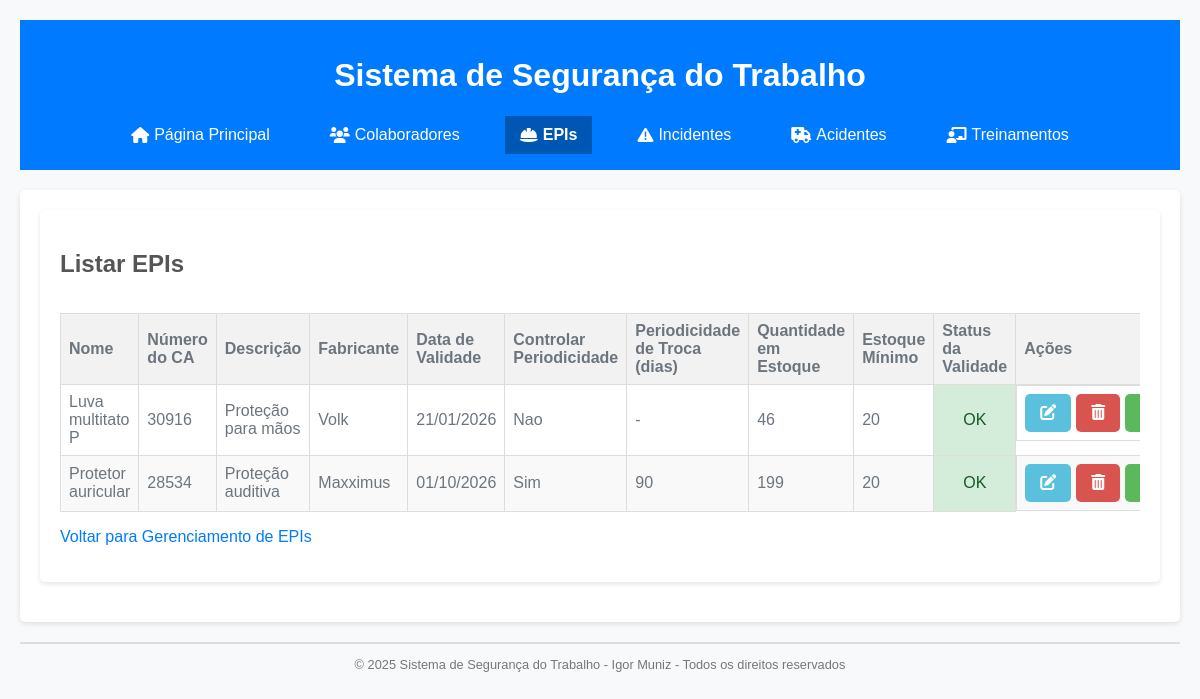
Before: /listar_epis with the older database file.
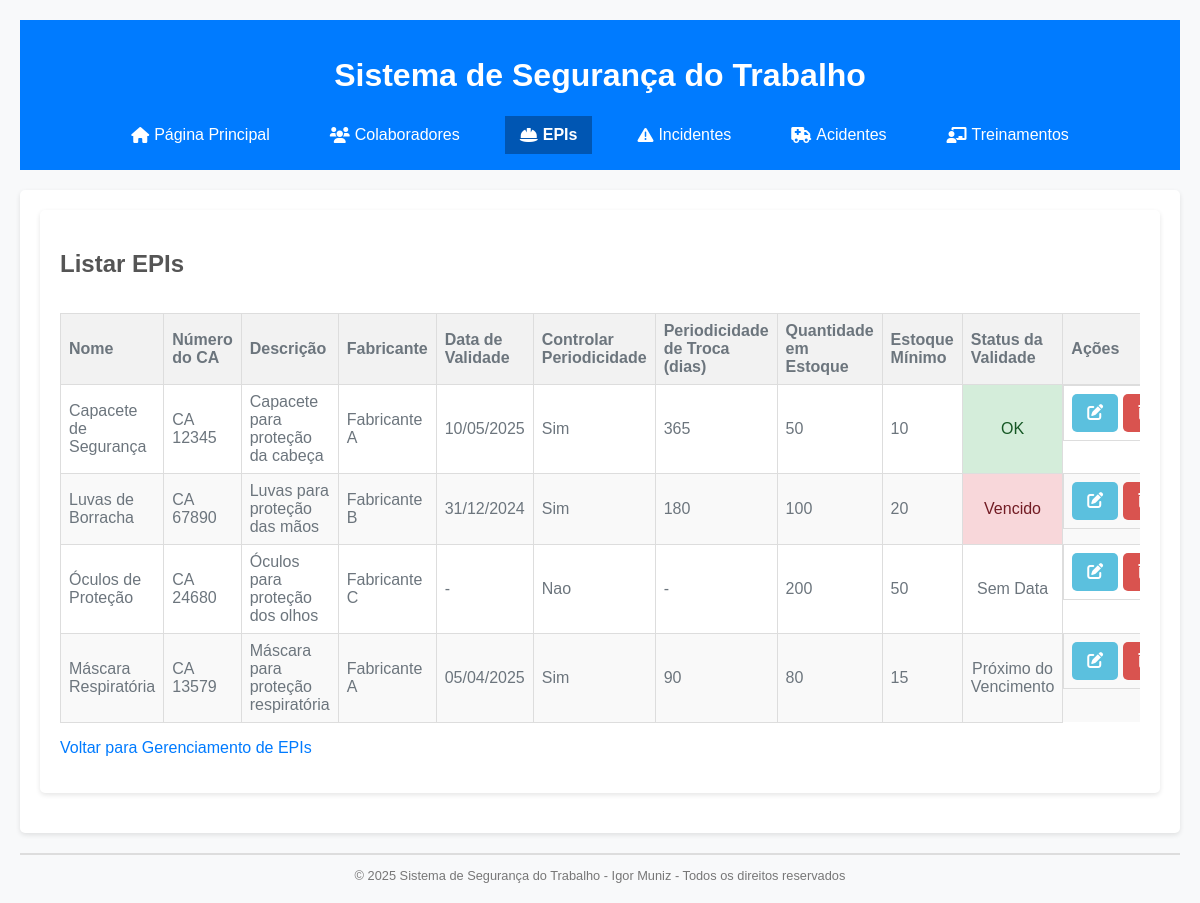
After: the same page with the newer database file.
### tables this page shows
CREATE TABLE epis (
    id INTEGER PRIMARY KEY AUTOINCREMENT,
    nome TEXT NOT NULL UNIQUE,
    ca TEXT,
    descricao TEXT NOT NULL,
    fabricante TEXT,
    data_validade TEXT,
    controlar_periodicidade TEXT NOT NULL DEFAULT 'Nao',
    periodicidade_troca INTEGER,
    quantidade_estoque INTEGER NOT NULL DEFAULT 0,
    estoque_minimo INTEGER NOT NULL DEFAULT 0
);

### app.py (the view)
@app.route('/listar_epis')
def listar_epis():
    db = get_db()
    epis = db.execute("SELECT * FROM epis").fetchall()
    hoje = datetime.now().date()  # Obtém a data atual
    epis_com_status = []  # Lista para armazenar os EPIs com o status de validade
    for epi in epis:
        epi_dict = dict(epi)  # Converte o sqlite3.Row para um dicionário
        if epi_dict['data_validade']:
            data_validade = datetime.strptime(epi_dict['data_validade'], '%Y-%m-%d').date()
            dias_para_vencer = (data_validade - hoje).days
            if dias_para_vencer <= 0:
                epi_dict['status_validade'] = 'Vencido'
            elif dias_para_vencer <= 30:
                epi_dict['status_validade'] = 'Próximo do Vencimento'
            else:
                epi_dict['status_validade'] = 'OK'
            epi_dict['data_validade'] = formatar_data(epi_dict['data_validade'])
        else:
            epi_dict['status_validade'] = 'Sem Data'  # Ou outro valor padrão, se preferir
        epis_com_status.append(epi_dict)  # Adiciona o dicionário à lista
    return render_template('listar_epis.html', epis=epis_com_status)

### app.py (called while the page is built)
def formatar_data(data):
    if data:
        data_obj = datetime.strptime(data, '%Y-%m-%d').date()
        return data_obj.strftime('%d/%m/%Y')
    return None

### database.py (called while the page is built)
def get_db():
    db = sqlite3.connect(DATABASE)
    db.row_factory = sqlite3.Row  # Isso permite acessar as colunas por nome
    return db

### templates/listar_epis.html (shortened to what this page needs)
{% extends 'base.html' %}
{% block content %}
<section class="list-section">
    <h1>
        Listar EPIs
    </h1>
    {% if epis %}
    <div class="table-container">
        <table>
            <thead>
                <tr>
                    <th>
                        Nome
                    </th>
                    <th>
                        Número do CA
                    </th>
                    <th>
                        Descrição
                    </th>
                    <th>
                        Fabricante
                    </th>
                    <th>
                        Data de Validade
                    </th>
                    <th>
                        Controlar Periodicidade
                    </th>
                    <th>
                        Periodicidade de Troca (dias)
                    </th>
                    <th>
                        Quantidade em Estoque
                    </th>
                    <th>
                        Estoque Mínimo
                    </th>
                    <th>
                        Status da Validade
                    </th>
                    <th>
                        Ações
                    </th>
                </tr>
            </thead>
            <tbody>
                {% for epi in epis %}
                <tr>
                    <td>
                        {{ epi['nome'] }}
                    </td>
                    <td>
                        {{ epi['ca'] or '-' }}
                    </td>
                    <td>
                        {{ epi['descricao'] }}
                    </td>
                    <td>
                        {{ epi['fabricante'] or '-' }}
                    </td>
                    <td>
                        {{ epi['data_validade'] or '-' }}
                    </td>
                    <td>
                        {{ epi['controlar_periodicidade'] }}
                    </td>
                    <td>
                        {{ epi['periodicidade_troca'] or '-' }}
                    </td>
                    <td>
                        {{ epi['quantidade_estoque'] }}
                    </td>
                    <td>
                        {{ epi['estoque_minimo'] }}
                    </td>
                    <td class="status-validade {{ epi['status_validade']|lower }}">
                        {{ epi['status_validade'] }}
                    </td>
                    <td class="action-buttons">
                        <a href="/editar_epi/{{ epi['id'] }}" class="action-button edit-button">
                            <i class="fas fa-edit"></i>
                        </a>
                        <a href="/excluir_epi/{{ epi['id'] }}" class="action-button delete-button">
                            <i class="fas fa-trash-alt"></i>
                        </a>
                        <a href="/historico_epi/{{ epi['id'] }}" class="action-button history-button">
                        </a>
                    </td>
                </tr>
                {% endfor %}
            </tbody>
        </table>
    </div>
    {% else %}
    <p>
        Não há EPIs para exibir.
    </p>
    {% endif %}
    <p>
        <a href="/epis">
            Voltar para Gerenciamento de EPIs
        </a>
    </p>
</section>
{% endblock %}

### templates/base.html (shortened to what this page needs)
<!DOCTYPE html>
<html lang="pt-br">
<head>
    <link rel="stylesheet" href="{{ url_for('static', filename='style.css') }}">
    <link rel="stylesheet" href="https://cdnjs.cloudflare.com/ajax/libs/font-awesome/6.0.0/css/all.min.css"
 />
    <link href="https://cdn.jsdelivr.net/npm/select2@4.1.0-rc.0/dist/css/select2.min.css" rel="stylesheet" />
</head>
<body>
    <header>
        <h1>Sistema de Segurança do Trabalho</h1>
        <nav>
            <ul>
                <li>
                    <a href="/" class="nav-item {% if request.path == '/' %}active{% endif %}">
                        <i class="fas fa-home"></i>
                        Página Principal
                    </a>
                </li>
                <li>
                    <a href="/colaboradores"
                        class="nav-item {% if request.path == '/colaboradores' or request.path == '/cadastrar_colaborador' or request.path == '/listar_colaboradores' or request.path == '/editar_colaborador' %}active{% endif %}">
                        <i class="fas fa-users"></i>
                        Colaboradores
                    </a>
                </li>
                <li>
                    <a href="/epis"
                        class="nav-item {% if request.path == '/epis' or request.path == '/cadastrar_epi' or request.path == '/listar_epis' or request.path == '/editar_epi' or request.path == '/entregar_epi' or request.path == '/listar_entregas_epi' or request.path == '/entrada_epi' %}active{% endif %}">
                        <i class="fas fa-hard-hat"></i>
                        EPIs
                    </a>
                </li>
                <li>
                    <a href="/incidentes" class="nav-item {% if request.path == '/incidentes' %}active{% endif %}">
                        <i class="fas fa-exclamation-triangle"></i>
                        Incidentes
                    </a>
                </li>
                <li>
                    <a href="/acidentes" class="nav-item {% if request.path == '/acidentes' %}active{% endif %}">
                        <i class="fas fa-ambulance"></i>
                        Acidentes
                    </a>
                </li>
                <li>
                    <a href="/treinamentos" class="nav-item {% if request.path == '/treinamentos' %}active{% endif %}">
                        <i class="fas fa-chalkboard-teacher"></i>
                        Treinamentos
                    </a>
                </li>
            </ul>
        </nav>
    </header>
    <main>
        {% block content %}{% endblock %}
    </main>
    <footer>
        <hr>
        <p>&copy; 2025 Sistema de Segurança do Trabalho - Igor Muniz - Todos os direitos reservados</p>
    </footer>
</body>
</html>

### static/style.css (style rules this page uses)
body { font-family: sans-serif; margin: 20px; background-color: #f8f9fa; color: #6c757d; }
hr { border: 1px solid #ddd; margin: 1em 0; }
a { color: #007bff; text-decoration: none; transition: color 0.3s ease; }
header { background-color: #007bff; color: #fff; padding: 1em 0; text-align: center; margin-bottom: 20px; }
nav ul { list-style: none; padding: 0; margin: 0; display: flex; justify-content: center; }
nav ul li { margin: 0 15px; }
nav ul li a { color: #fff; text-decoration: none; padding: 10px 15px; transition: background-color 0.3s ease; display: flex; align-items: center; gap: 5px; }
nav ul li a.active { background-color: #0056b3; font-weight: bold; }
main, .form-section, .list-section { background-color: #fff; padding: 20px; border-radius: 5px; box-shadow: 0 2px 5px rgba(0, 0, 0, 0.1); margin-bottom: 20px; }
main h1, .form-section h1, .list-section h1 { font-size: 1.5em; color: #555; margin-bottom: 15px; }
footer { text-align: center; color: #777; font-size: 0.8em; }
.form-button, button[type="submit"], .action-button { background-color: #007bff; color: #fff; padding: 10px 15px; border: none; border-radius: 5px; cursor: pointer; font-size: 1em; transition: background-color 0.3s ease; }
.table-container { overflow-x: auto; }
table { width: 100%; border-collapse: collapse; margin-top: 20px; }
th, td { border: 1px solid #ddd; padding: 8px; text-align: left; }
th { background-color: #f2f2f2; font-weight: bold; }
tr:nth-child(even) { background-color: #f9f9f9; }
.action-buttons { display: flex; justify-content: center; gap: 5px; }
.edit-button { background-color: #5bc0de; color: white; }
.delete-button { background-color: #d9534f; color: white; }

### templates/listar_epis.html (style rules this page uses)
.status-validade { text-align: center; }
.status-validade.vencido { background-color: #f8d7da; color: #721c24; }
.status-validade.ok { background-color: #d4edda; color: #155724; }

Changed rows visible on the page:
removed epis: nome "Luva multitato P", ca "30916", descricao "Proteção para mãos", fabricante "Volk", data_validade "21/01/2026", controlar_periodicidade "Nao", epi "-", quantidade_estoque "46", estoque_minimo "20", status_validade "OK"
added epis: nome "Capacete de Segurança", ca "CA 12345", descricao "Capacete para proteção da cabeça", fabricante "Fabricante A", data_validade "10/05/2025", controlar_periodicidade "Sim", periodicidade_troca "365", quantidade_estoque "50", estoque_minimo "10", status_validade "OK"
changed epis: nome "Protetor auricular" → "Luvas de Borracha"; ca "28534" → "CA 67890"; descricao "Proteção auditiva" → "Luvas para proteção das mãos"; fabricante "Maxximus" → "Fabricante B"; data_validade "01/10/2026" → "31/12/2024"; periodicidade_troca "90" → "180"; quantidade_estoque "199" → "100"; status_validade "OK" → "Vencido"
added epis: nome "Óculos de Proteção", ca "CA 24680", descricao "Óculos para proteção dos olhos", fabricante "Fabricante C", epi "-", controlar_periodicidade "Nao", quantidade_estoque "200", estoque_minimo "50", status_validade "Sem Data"
added epis: nome "Máscara Respiratória", ca "CA 13579", descricao "Máscara para proteção respiratória", fabricante "Fabricante A", data_validade "05/04/2025", controlar_periodicidade "Sim", periodicidade_troca "90", quantidade_estoque "80", estoque_minimo "15", status_validade "Próximo do Vencimento"
